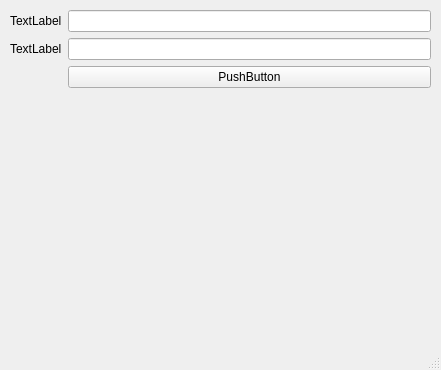
<?xml version="1.0" encoding="UTF-8"?>
<ui version="4.0">
 <class>MainWindow</class>
 <widget class="QMainWindow" name="MainWindow">
  <property name="geometry">
   <rect>
    <x>0</x>
    <y>0</y>
    <width>441</width>
    <height>370</height>
   </rect>
  </property>
  <property name="windowTitle">
   <string>MainWindow</string>
  </property>
  <widget class="QWidget" name="centralwidget">
   <widget class="QWidget" name="formLayoutWidget">
    <property name="geometry">
     <rect>
      <x>10</x>
      <y>10</y>
      <width>421</width>
      <height>311</height>
     </rect>
    </property>
    <layout class="QFormLayout" name="formLayout">
     <item row="1" column="1">
      <widget class="QLineEdit" name="txt1"/>
     </item>
     <item row="1" column="0">
      <widget class="QLabel" name="label">
       <property name="text">
        <string>TextLabel</string>
       </property>
      </widget>
     </item>
     <item row="3" column="1">
      <widget class="QPushButton" name="Bt1">
       <property name="text">
        <string>PushButton</string>
       </property>
      </widget>
     </item>
     <item row="2" column="0">
      <widget class="QLabel" name="label_2">
       <property name="text">
        <string>TextLabel</string>
       </property>
      </widget>
     </item>
     <item row="2" column="1">
      <widget class="QLineEdit" name="lineEdit_2"/>
     </item>
    </layout>
   </widget>
  </widget>
  <widget class="QMenuBar" name="menubar">
   <property name="geometry">
    <rect>
     <x>0</x>
     <y>0</y>
     <width>441</width>
     <height>18</height>
    </rect>
   </property>
  </widget>
  <widget class="QStatusBar" name="statusbar"/>
 </widget>
 <resources/>
 <connections/>
</ui>
